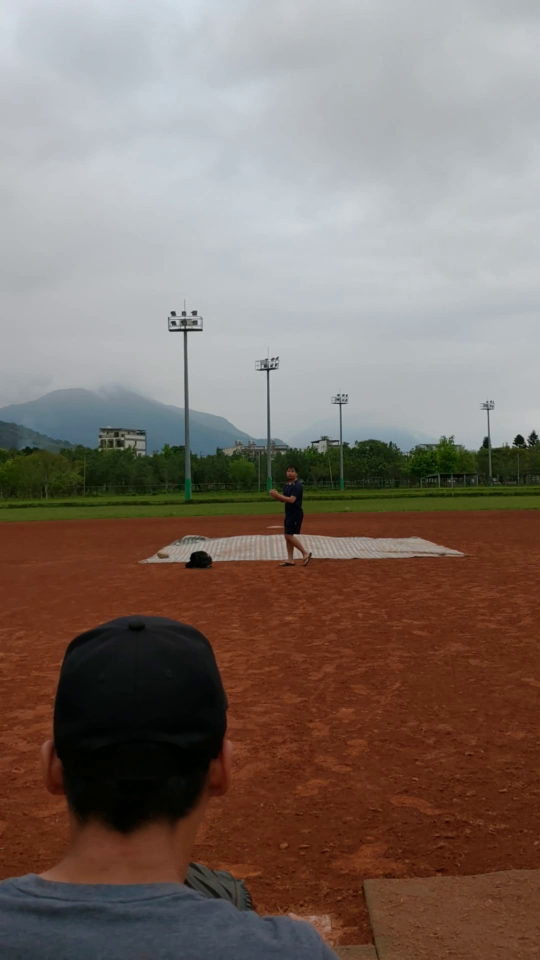
#> input picture frame 18 of src/0311/V_20210311_152331_ES0_05332/A3.mp4, 1080 x 1920 px, given in place of 0320_1_2.mp4, which was not available (shown at 1/2 size)
$ python iv.py
#> lines starting #> are read from the running program, lines starting #| are printed output that depends on the picture; after the words box and inside, x2 and y2 are one past the last pixel; in counts of white or black regions, pixels touching at a corner belong together; pictures that were not available may be replaced by others from this repository, and a replacement may not be noted
#> in run, frame is the input picture: shape (1920, 1080, 3); mean B, G, R 104.2, 112.5, 126.2
### libs/pre_process.py
import cv2
import numpy as np
import matplotlib.pyplot as plt
import time
import sys


class Process_Image():
    def __init__(self, img, img2, area,mask):
#> called with mask = (0, 0, 1080, 1920)
        self.mask = mask
        self.img = cv2.cvtColor(img, cv2.COLOR_BGR2GRAY)
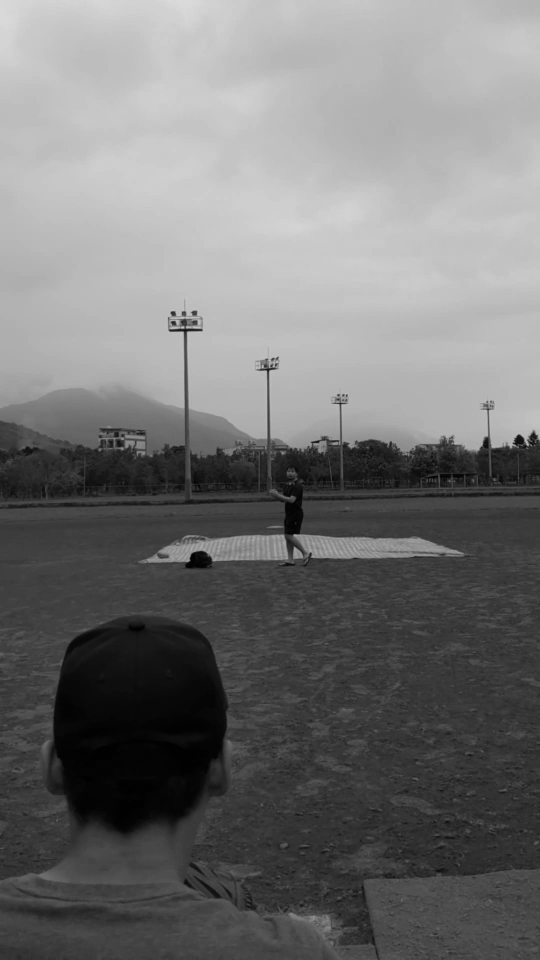
#> self.img: shape (1920, 1080) (shown at 1/2 size); min 0, max 220, mean 115.6
        self.img = cv2.resize(self.img[area[0]:area[1],area[2]:area[3]], (1080,1920), interpolation=cv2.INTER_CUBIC)
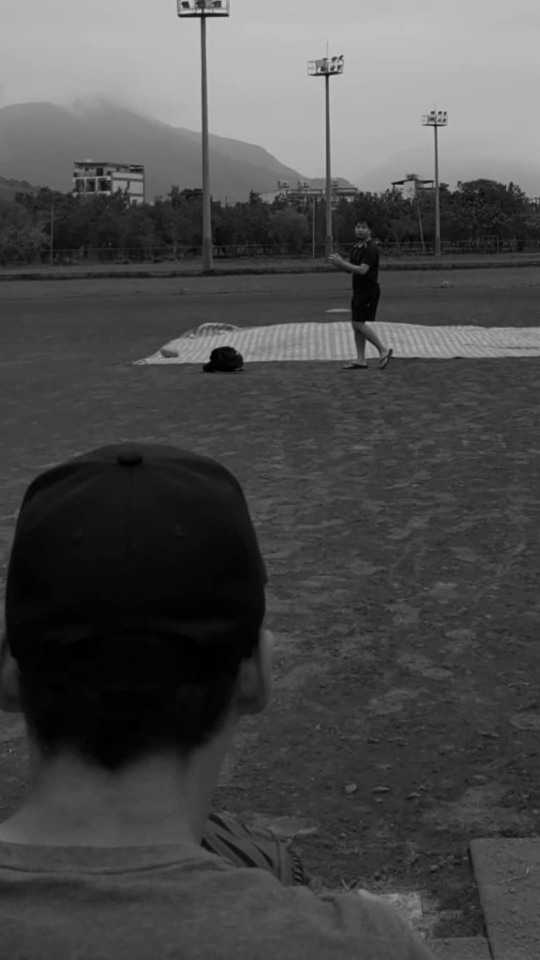
#> self.img: shape (1920, 1080) (shown at 1/2 size); min 0, max 209, mean 74.9
        self.img2 = cv2.cvtColor(img2, cv2.COLOR_BGR2GRAY)
        self.img2 = cv2.resize(self.img2[area[0]:area[1],area[2]:area[3]], (1080,1920),interpolation=cv2.INTER_CUBIC)
        self.FDI(15)
        self.Close3()
        #self.FC()
        #self.Mask()
        #self.GB()
        self.HC()
        #self.out = self.img3

    def FDI(self, T):
#> called with T = 15
        self.img3 = cv2.absdiff(self.img, self.img2)
        self.img3 = np.where(self.img3 > T, 255, 0).astype('uint8')
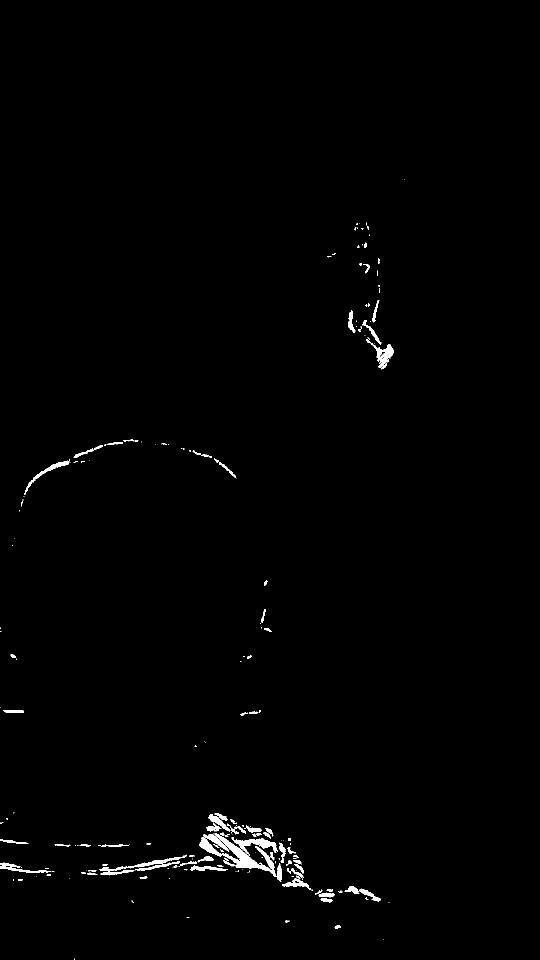
#> self.img3: shape (1920, 1080) (shown at 1/2 size); 0.83% white; 201 white regions (116 under 20 px), largest, box (x1, y1, x2, y2) and area: (398, 1667, 563, 1764) 3443, (463, 1675, 556, 1711) 1116, (732, 678, 787, 739) 922

    # [16 lines left out: functions Close, Close2, not called in this run]

    def Close3(self):
        kernel3 = cv2.getStructuringElement(cv2.MORPH_ELLIPSE, (3,3))
        kernel5 = cv2.getStructuringElement(cv2.MORPH_ELLIPSE, (5,5))
        kernel7 = cv2.getStructuringElement(cv2.MORPH_ELLIPSE, (7,7))
        self.img3 = cv2.dilate(self.img3, kernel5, iterations=1)
#> self.img3: shape (1920, 1080); 1.7% white; 81 white regions (9 under 20 px), largest, box (x1, y1, x2, y2) and area: (396, 1624, 628, 1784) 13875, (196, 1707, 458, 1753) 4542, (730, 673, 789, 741) 1586
        self.img3 = cv2.erode(self.img3, kernel7, iterations=1)
#> self.img3: shape (1920, 1080); 0.66% white; 104 white regions (66 under 20 px), largest, box (x1, y1, x2, y2) and area: (399, 1666, 562, 1761) 4930, (414, 1627, 522, 1673) 1418, (200, 1715, 361, 1750) 1288
        self.img3 = cv2.dilate(self.img3, kernel5, iterations=1)
#> self.img3: shape (1920, 1080); 1.2% white; 68 white regions (13 under 20 px), largest, box (x1, y1, x2, y2) and area: (397, 1664, 592, 1763) 7552, (198, 1708, 375, 1752) 2357, (412, 1625, 524, 1675) 2269
        self.img3 = cv2.erode(self.img3, kernel3, iterations=1)
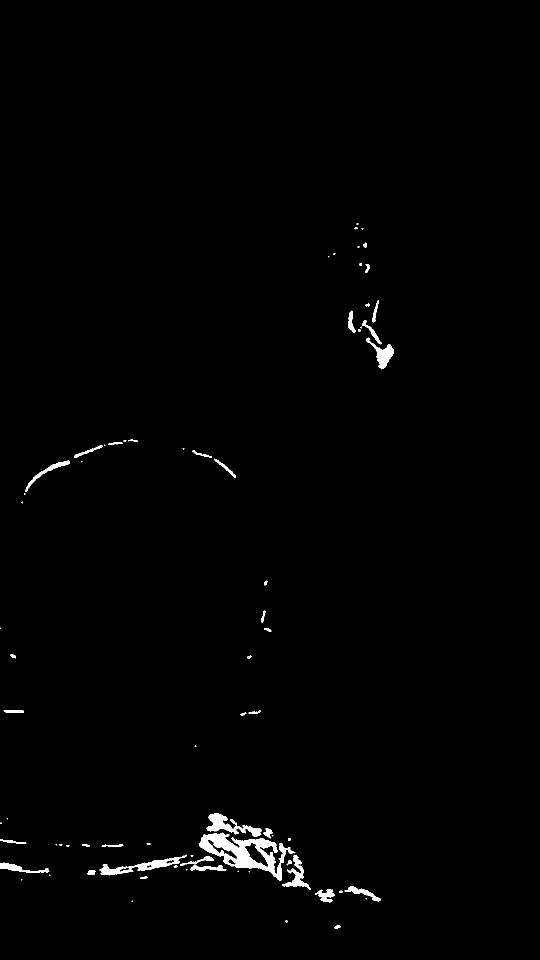
#> self.img3: shape (1920, 1080) (shown at 1/2 size); 0.95% white; 75 white regions (30 under 20 px), largest, box (x1, y1, x2, y2) and area: (398, 1665, 591, 1762) 6498, (199, 1709, 374, 1751) 1859, (413, 1626, 523, 1674) 1817
        del kernel3
        del kernel5
        del kernel7

    # [5 lines left out: function Mask, not called in this run]

    def GB(self):
        self.img3 = cv2.GaussianBlur(self.img3, (5, 5), 0)
        self.img3 = np.where(self.img3 > 1, 255, 0).astype('uint8')

    def HC(self):
        #self.point = cv2.HoughCircles(self.img3,cv2.HOUGH_GRADIENT,1, 150,param1=70,param2=10,minRadius=8,maxRadius=70)
        self.point = cv2.HoughCircles(self.img3, cv2.HOUGH_GRADIENT, 1, 150, param1=70, param2=10, minRadius=8, maxRadius=70)
#> self.point = [[420.5, 1681.5, 56.9], [596.5, 1706.5, 66.1], [724.5, 677.5, 28.8], [220.5, 1721.5, 28.2], [96.5, 990.5, 46.3], [701.5, 1827.5, 55.2], [64.5, 1715.5, 30.2]]
        self.out = cv2.cvtColor(self.img3, cv2.COLOR_GRAY2BGR)
        if self.point is None:
            print('none')
            pass
        else:
            #print(self.point)
            for i in self.point[0]:
                leftup = [int(i[0]-i[2]),int(i[1]-i[2])]
                tmp = self.img3[leftup[1]:leftup[1]+int(2*i[2]),leftup[0]:leftup[0]+int(2*i[2])]
                #tmp = self.out[leftup[0]:leftup[0]+int(2*i[2]),leftup[1]:leftup[1]+int(2*i[2])]
                #print(leftup[0],leftup[0]+int(2*i[2]),leftup[1],leftup[1]+int(2*i[2]))
                #print(int(2*i[2])*int(2*i[2]))
                if cv2.countNonZero(tmp) >= int(2*i[2]*2*i[2]*0.55):
                    #text = str(int(2*i[2]*2*i[2]*0.65)) + ' ' + str(cv2.countNonZero(tmp))
                    #cv2.putText(self.out, text, (leftup[0],leftup[1]), cv2.FONT_HERSHEY_SIMPLEX,1, (0, 0, 255), 1, cv2.LINE_AA)
                    cv2.circle(self.out, (i[0], i[1]), int(i[2]), (0, 0, 255), 3)
#> this loop made 7 passes
#> (i, leftup) on passes 1 to 7: ([420.5, 1681.5, 56.9], [363, 1624]), ([596.5, 1706.5, 66.1], [530, 1640]), ([724.5, 677.5, 28.8], [695, 648]), ([220.5, 1721.5, 28.2], [192, 1693]), ([96.5, 990.5, 46.3], [50, 944]), ([701.5, 1827.5, 55.2], [646, 1772]), ([64.5, 1715.5, 30.2], [34, 1685])
#> pass 1, in HC, `tmp = self.img3[leftup[1]:leftup[1]+int(2*i[2]),leftup[0]:leftup[0]+in..`:
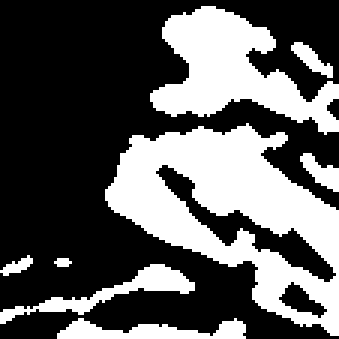
#> tmp: shape (113, 113) (shown 3 times larger); 36% white; 8 white regions (1 under 20 px), largest, box (x1, y1, x2, y2) and area: (35, 41, 113, 112) 2560, (50, 2, 113, 45) 1276, (0, 88, 65, 108) 304
#> pass 2, in HC, `tmp = self.img3[leftup[1]:leftup[1]+int(2*i[2]),leftup[0]:leftup[0]+in..`:
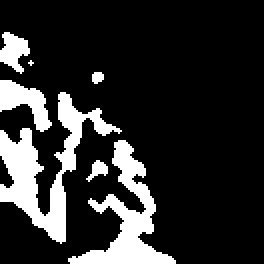
#> tmp: shape (132, 132) (shown 2 times larger); 17.3% white; 7 white regions (1 under 20 px), largest, box (x1, y1, x2, y2) and area: (0, 46, 61, 122) 1349, (34, 70, 88, 132) 1059, (0, 40, 26, 66) 331, (0, 16, 15, 37) 187, (43, 80, 54, 91) 58, (46, 36, 52, 42) 29
#> pass 3, in HC, `tmp = self.img3[leftup[1]:leftup[1]+int(2*i[2]),leftup[0]:leftup[0]+in..`:
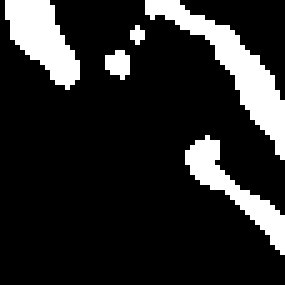
#> tmp: shape (57, 57) (shown 5 times larger); 16.1% white; 5 white regions (1 under 20 px), largest, box (x1, y1, x2, y2) and area: (29, 0, 57, 32) 215, (1, 0, 16, 18) 150, (37, 27, 57, 51) 128, (21, 10, 26, 16) 22

    # [13 lines left out: function FC, not called in this run]


'''
listA = [['606','607'],['878','879'],["894","895"],["3878","3879"],["4196","4197"]]
for i in listA:
    pa = "/Users/teddy/Desktop/project/src/0311/"+i[0]+".jpg"
    pb = "/Users/teddy/Desktop/project/src/0311/"+i[1]+".jpg"
    print(pa,pb)
    i1 = cv2.imread(pa)
    i2 = cv2.imread(pb)
    A = Process_Image(i1,i2,[0,1920,0,1080],(0,400,1080,1300))
    cv2.imwrite(i[0]+'+'+i[1]+'_2.jpg',A.out)


listA = [['0320_1_2124','0320_1_2125'],['0320_1_2125','0320_1_2126'],["0320_1_2147","0320_1_2148"],["0320_1_2148","0320_1_2149"]]
#listA = [['0320_1_2124','0320_1_2125']]
for i in listA:
    pa = "/Users/teddy/Desktop/project/src/0323/"+i[0]+".jpg"
    pb = "/Users/teddy/Desktop/project/src/0323/"+i[1]+".jpg"
    print(pa,pb)
    i1 = cv2.imread(pa)
    i2 = cv2.imread(pb)
    t0 = time.time()
    A = Process_Image(i1,i2,[640,1920,100,820],(0,400,1080,1300))
    t1 = time.time()
    print(t1-t0)
    cv2.imwrite(i[0]+'+'+i[1]+'_2.jpg',A.out)'''

### libs/iv.py
import cv2
from pre_process import Process_Image
import sys

class Input_Video():
    def __init__(self,path,outpath,area):
        self.Path = path
        self.OutPath = outpath
        self.area = area
        self.vc = cv2.VideoCapture(self.Path)
        self.FPS = self.vc.get(5)
        self.FrameCount = int(self.vc.get(7))
        self.w = int(self.vc.get(3))
        self.h = int(self.vc.get(4))
        self.fourcc = cv2.VideoWriter_fourcc(*'mp4v')
        self.run()
    def run(self):
        Output = []
        ret, frame = self.vc.read()
        t0 = frame
        mask = (0,0,1080,1920)#(0,400,1080,1300)
        while self.vc.isOpened():
            ret, frame = self.vc.read()
            print(self.vc.get(0))
            if not ret:
                break
            t1 = frame
            T = Process_Image(t0,t1,self.area,mask)
            #tmp = cv2.add(t1,T.out)
            #tmp = cv2.add(t1,cv2.cvtColor(T.out, cv2.COLOR_GRAY2BGR))
            tmp = T.out
            Output.append(tmp)
            t0 = t1
            del T
            del tmp
        self.vc.release()
        VW = cv2.VideoWriter(self.OutPath, cv2.VideoWriter_fourcc(*'mp4v'), self.FPS, (self.w, self.h),isColor = True)#,isColor = False
        for i in range(len(Output)):
            VW.write(Output[i])
        VW.release()


#a = Input_Video(r"/Users/teddy/Desktop/project/src/0320/0320_1_96262/0320_1_1.mp4",'0320_1_1_F.mp4')
b = Input_Video(r"/Users/teddy/Desktop/project/src/0320/0320_1_96262/0320_1_2.mp4",'0320_1_2_F.mp4',[640,1920,100,820])
# [4 lines of commented-out code are left out]

$ run again, starting later in the video
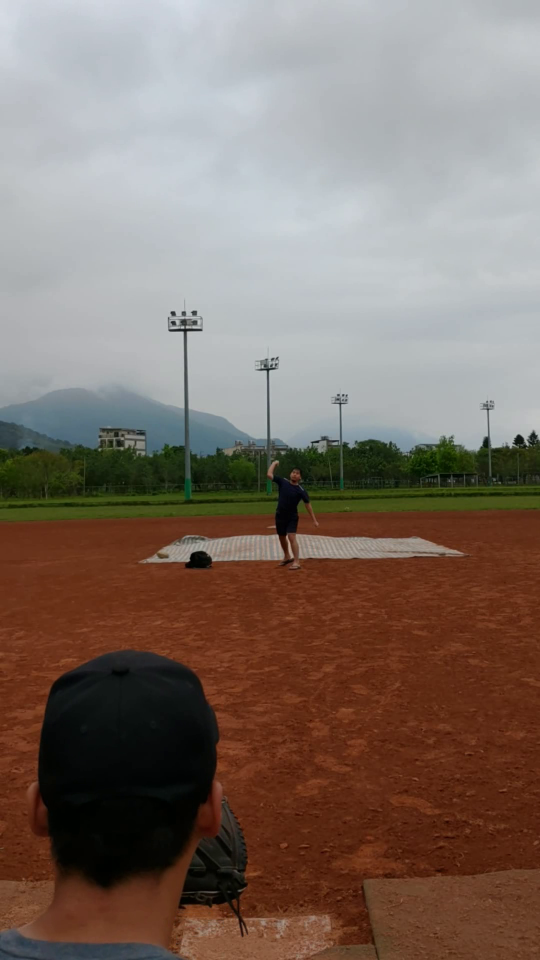
#> input picture frame 81 of src/0311/V_20210311_152331_ES0_05332/A3.mp4, 1080 x 1920 px, given in place of 0320_1_2.mp4, which was not available (shown at 1/2 size)
#> in run, frame is the input picture: shape (1920, 1080, 3); mean B, G, R 102.6, 111.7, 127
#> in Close3, `self.img3 = cv2.erode(self.img3, kernel3, iterations=1)`:
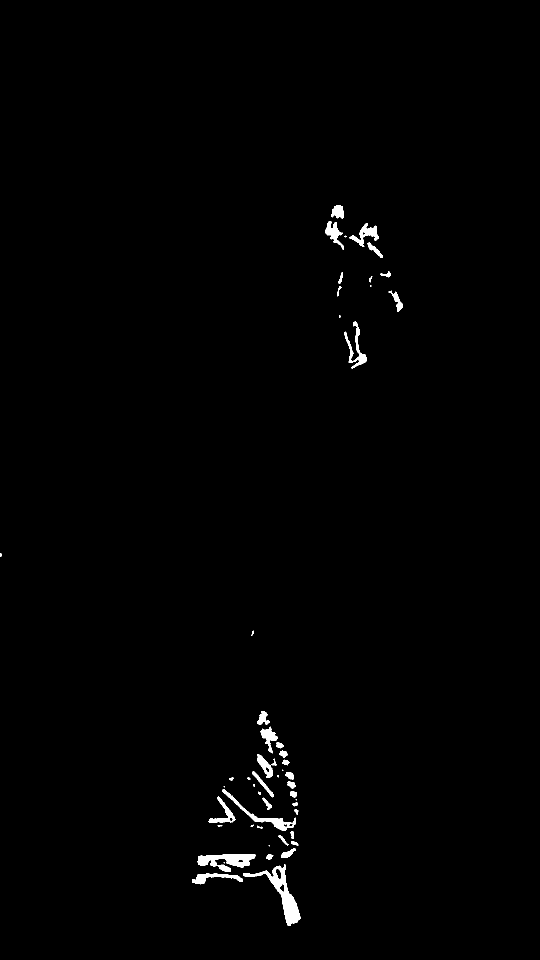
#> self.img3: shape (1920, 1080) (shown at 1/2 size); 0.83% white; 54 white regions (12 under 20 px), largest, box (x1, y1, x2, y2) and area: (486, 1728, 601, 1852) 3135, (395, 1709, 512, 1744) 2197, (445, 1578, 592, 1662) 1460
#> self.point = [[502.5, 1691.5, 61.7], [543.5, 1510.5, 29.7], [720.5, 441.5, 59.2], [744.5, 679.5, 34.9]]
#> the loop in HC, `for i in self.point[0]:` made 4 passes
#> (i, leftup) on passes 1 to 4: ([502.5, 1691.5, 61.7], [440, 1629]), ([543.5, 1510.5, 29.7], [513, 1480]), ([720.5, 441.5, 59.2], [661, 382]), ([744.5, 679.5, 34.9], [709, 644])
#> pass 3, in HC, `tmp = self.img3[leftup[1]:leftup[1]+int(2*i[2]),leftup[0]:leftup[0]+in..`:
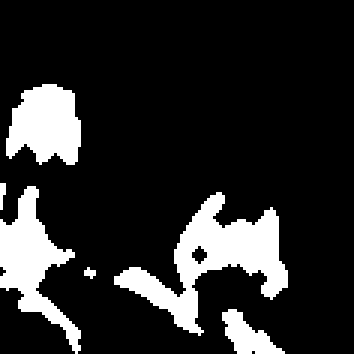
#> tmp: shape (118, 118) (shown 3 times larger); 16% white; 6 white regions (2 under 20 px), largest, box (x1, y1, x2, y2) and area: (38, 64, 96, 112) 956, (0, 62, 27, 118) 589, (2, 28, 27, 55) 503, (74, 103, 95, 118) 158
